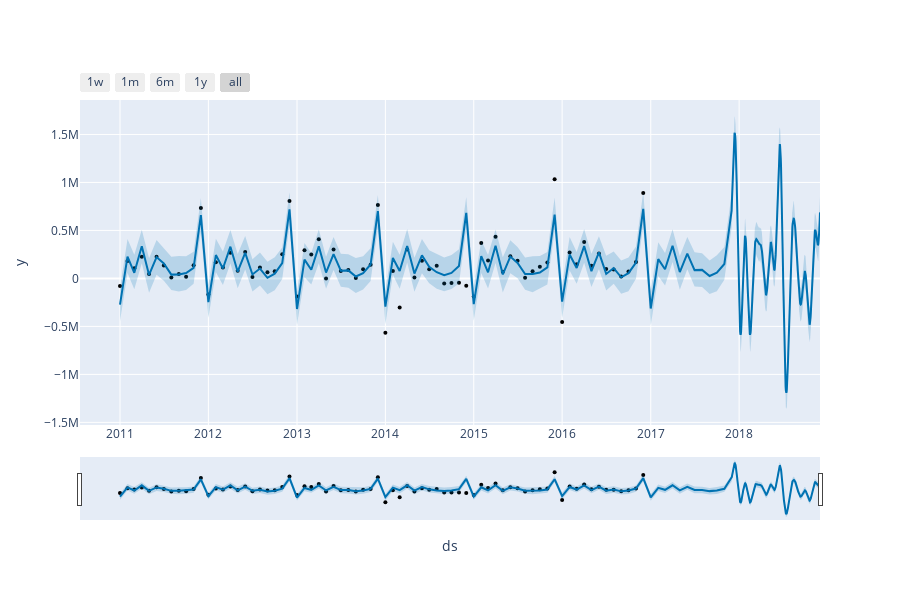

Source (notebook cell):
### Code cell
from prophet.plot import plot_plotly, plot_components_plotly

plot_plotly(m, forecast)
